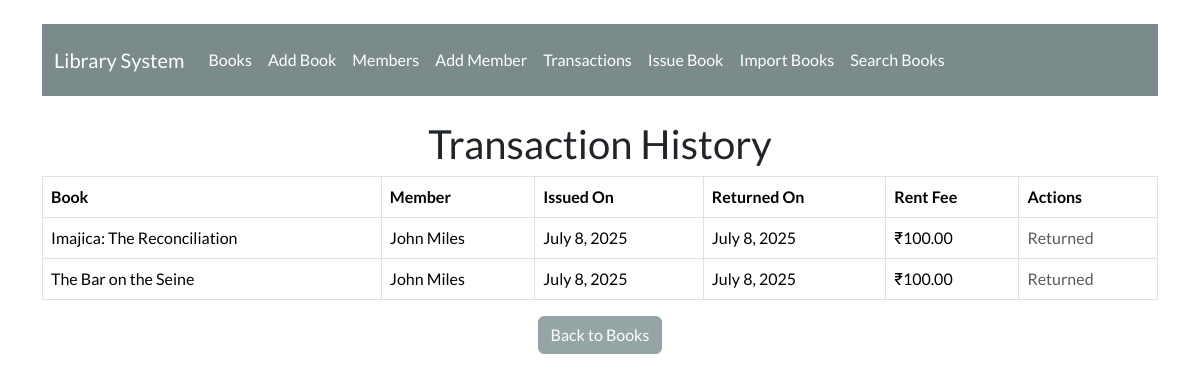
Screenshot of /transactions/ with the database file from the repository.
### libraryapp/models.py (models this page shows, shortened)
class Transaction(models.Model):
    book = models.ForeignKey(Book, on_delete=models.CASCADE)
    member = models.ForeignKey(Member, on_delete=models.CASCADE)
    issue_date = models.DateField(auto_now_add=True)
    return_date = models.DateField(null=True, blank=True)
    rent_fee = models.DecimalField(max_digits=6, decimal_places=2, default=0.00)

class Book(models.Model):
    title = models.CharField(max_length=255)
    author = models.TextField()
    isbn = models.CharField(max_length=20, unique=True)
    publisher = models.CharField(max_length=255)
    num_pages = models.IntegerField()
    stock = models.PositiveIntegerField(default=1)

class Member(models.Model):
    name = models.CharField(max_length=100)
    email = models.EmailField(unique=True)
    outstanding_debt = models.DecimalField(max_digits=7, decimal_places=2, default=0.00)

### libraryapp/views.py (the view)
# urls.py: path('transactions/', views.transaction_list, name='transaction_list'),
def transaction_list(request):
    transactions = Transaction.objects.select_related('book', 'member').order_by('-issue_date')
    return render(request, 'transaction_list.html', {'transactions': transactions})

### libraryapp/templates/transaction_list.html
{% extends 'main.html' %}
{% block content %}
<h2>Transaction History</h2>
<table class="table table-bordered">
  <thead>
    <tr>
      <th>Book</th>
      <th>Member</th>
      <th>Issued On</th>
      <th>Returned On</th>
      <th>Rent Fee</th>
      <th>Actions</th>
    </tr>
  </thead>
  <tbody>
    {% for tx in transactions %}
    <tr>
      <td>{{ tx.book.title }}</td>
      <td>{{ tx.member.name }}</td>
      <td>{{ tx.issue_date }}</td>
      <td>{{ tx.return_date|default:"Not Returned" }}</td>
      <td>₹{{ tx.rent_fee }}</td>
      <td>
        {% if not tx.return_date %}
          <a href="{% url 'return_book' tx.id %}" class="btn btn-sm btn-success">Return</a>
        {% else %}
          <span class="text-muted">Returned</span>
        {% endif %}
      </td>
    </tr>
    {% endfor %}
  </tbody>
</table>
<a href="{% url 'book_list' %}" class="btn btn-secondary">Back to Books</a>
{% endblock %}

### rows the page displays
Transaction: book "Imajica: The Reconciliation", member.name "John Miles", issue_date "July 8, 2025", return_date "July 8, 2025", rent_fee "100.00", shows "Returned"
Transaction: book "The Bar on the Seine", member.name "John Miles", issue_date "July 8, 2025", return_date "July 8, 2025", rent_fee "100.00", shows "Returned"
